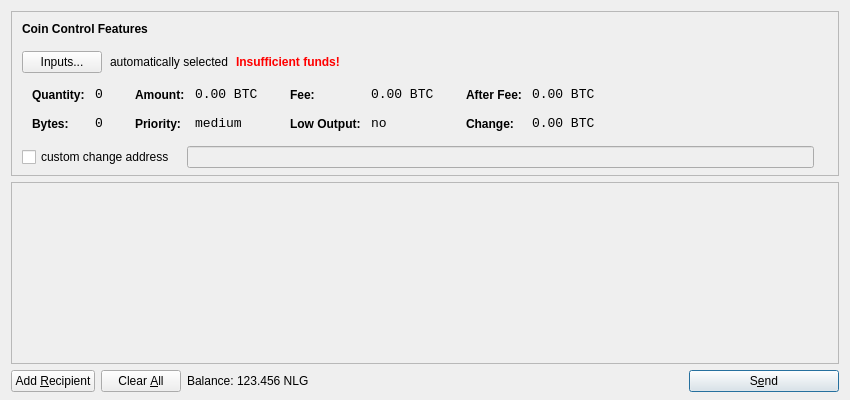
<?xml version="1.0" encoding="UTF-8"?>
<ui version="4.0">
 <class>SendCoinsDialog</class>
 <widget class="QDialog" name="SendCoinsDialog">
  <property name="geometry">
   <rect>
    <x>0</x>
    <y>0</y>
    <width>850</width>
    <height>400</height>
   </rect>
  </property>
  <property name="windowTitle">
   <string>Send Coins</string>
  </property>
  <layout class="QVBoxLayout" name="verticalLayout" stretch="0,1,0">
   <property name="bottomMargin">
    <number>8</number>
   </property>
   <item>
    <widget class="QFrame" name="frameCoinControl">
     <property name="sizePolicy">
      <sizepolicy hsizetype="Expanding" vsizetype="Expanding">
       <horstretch>0</horstretch>
       <verstretch>0</verstretch>
      </sizepolicy>
     </property>
     <property name="maximumSize">
      <size>
       <width>16777215</width>
       <height>16777215</height>
      </size>
     </property>
     <property name="frameShape">
      <enum>QFrame::StyledPanel</enum>
     </property>
     <property name="frameShadow">
      <enum>QFrame::Sunken</enum>
     </property>
     <layout class="QVBoxLayout" name="verticalLayoutCoinControl2">
      <property name="spacing">
       <number>-1</number>
      </property>
      <property name="leftMargin">
       <number>0</number>
      </property>
      <property name="topMargin">
       <number>0</number>
      </property>
      <property name="rightMargin">
       <number>0</number>
      </property>
      <property name="bottomMargin">
       <number>6</number>
      </property>
      <item>
       <layout class="QVBoxLayout" name="verticalLayoutCoinControl" stretch="0,0,0,0,1">
        <property name="spacing">
         <number>0</number>
        </property>
        <property name="leftMargin">
         <number>10</number>
        </property>
        <property name="topMargin">
         <number>10</number>
        </property>
        <item>
         <layout class="QHBoxLayout" name="horizontalLayoutCoinControl1">
          <property name="bottomMargin">
           <number>15</number>
          </property>
          <item>
           <widget class="QLabel" name="labelCoinControlFeatures">
            <property name="sizePolicy">
             <sizepolicy hsizetype="Preferred" vsizetype="Maximum">
              <horstretch>0</horstretch>
              <verstretch>0</verstretch>
             </sizepolicy>
            </property>
            <property name="font">
             <font>
              <weight>75</weight>
              <bold>true</bold>
             </font>
            </property>
            <property name="styleSheet">
             <string notr="true">font-weight:bold;</string>
            </property>
            <property name="text">
             <string>Coin Control Features</string>
            </property>
           </widget>
          </item>
         </layout>
        </item>
        <item>
         <layout class="QHBoxLayout" name="horizontalLayoutCoinControl2" stretch="0,0,0,0">
          <property name="spacing">
           <number>8</number>
          </property>
          <property name="bottomMargin">
           <number>10</number>
          </property>
          <item>
           <widget class="QPushButton" name="pushButtonCoinControl">
            <property name="styleSheet">
             <string notr="true"/>
            </property>
            <property name="text">
             <string>Inputs...</string>
            </property>
           </widget>
          </item>
          <item>
           <widget class="QLabel" name="labelCoinControlAutomaticallySelected">
            <property name="text">
             <string>automatically selected</string>
            </property>
            <property name="margin">
             <number>5</number>
            </property>
           </widget>
          </item>
          <item>
           <widget class="QLabel" name="labelCoinControlInsuffFunds">
            <property name="font">
             <font>
              <weight>75</weight>
              <bold>true</bold>
             </font>
            </property>
            <property name="styleSheet">
             <string notr="true">color:red;font-weight:bold;</string>
            </property>
            <property name="text">
             <string>Insufficient funds!</string>
            </property>
            <property name="margin">
             <number>5</number>
            </property>
           </widget>
          </item>
          <item>
           <spacer name="horizontalSpacerCoinControl">
            <property name="orientation">
             <enum>Qt::Horizontal</enum>
            </property>
            <property name="sizeHint" stdset="0">
             <size>
              <width>40</width>
              <height>1</height>
             </size>
            </property>
           </spacer>
          </item>
         </layout>
        </item>
        <item>
         <widget class="QWidget" name="widgetCoinControl" native="true">
          <property name="sizePolicy">
           <sizepolicy hsizetype="Preferred" vsizetype="Preferred">
            <horstretch>0</horstretch>
            <verstretch>0</verstretch>
           </sizepolicy>
          </property>
          <property name="minimumSize">
           <size>
            <width>0</width>
            <height>0</height>
           </size>
          </property>
          <property name="styleSheet">
           <string notr="true"/>
          </property>
          <layout class="QHBoxLayout" name="horizontalLayoutCoinControl5">
           <property name="margin">
            <number>0</number>
           </property>
           <item>
            <layout class="QHBoxLayout" name="horizontalLayoutCoinControl3" stretch="0,0,0,1">
             <property name="spacing">
              <number>20</number>
             </property>
             <property name="topMargin">
              <number>0</number>
             </property>
             <property name="bottomMargin">
              <number>10</number>
             </property>
             <item>
              <layout class="QFormLayout" name="formLayoutCoinControl1">
               <property name="horizontalSpacing">
                <number>10</number>
               </property>
               <property name="verticalSpacing">
                <number>14</number>
               </property>
               <property name="leftMargin">
                <number>10</number>
               </property>
               <property name="topMargin">
                <number>4</number>
               </property>
               <property name="rightMargin">
                <number>6</number>
               </property>
               <item row="0" column="0">
                <widget class="QLabel" name="labelCoinControlQuantityText">
                 <property name="styleSheet">
                  <string notr="true">font-weight:bold;</string>
                 </property>
                 <property name="text">
                  <string>Quantity:</string>
                 </property>
                 <property name="margin">
                  <number>0</number>
                 </property>
                </widget>
               </item>
               <item row="0" column="1">
                <widget class="QLabel" name="labelCoinControlQuantity">
                 <property name="font">
                  <font>
                   <family>Monospace</family>
                   <pointsize>10</pointsize>
                  </font>
                 </property>
                 <property name="cursor">
                  <cursorShape>IBeamCursor</cursorShape>
                 </property>
                 <property name="contextMenuPolicy">
                  <enum>Qt::ActionsContextMenu</enum>
                 </property>
                 <property name="text">
                  <string notr="true">0</string>
                 </property>
                 <property name="margin">
                  <number>0</number>
                 </property>
                 <property name="textInteractionFlags">
                  <set>Qt::LinksAccessibleByMouse|Qt::TextSelectableByKeyboard|Qt::TextSelectableByMouse</set>
                 </property>
                </widget>
               </item>
               <item row="1" column="0">
                <widget class="QLabel" name="labelCoinControlBytesText">
                 <property name="styleSheet">
                  <string notr="true">font-weight:bold;</string>
                 </property>
                 <property name="text">
                  <string>Bytes:</string>
                 </property>
                </widget>
               </item>
               <item row="1" column="1">
                <widget class="QLabel" name="labelCoinControlBytes">
                 <property name="font">
                  <font>
                   <family>Monospace</family>
                   <pointsize>10</pointsize>
                  </font>
                 </property>
                 <property name="cursor">
                  <cursorShape>IBeamCursor</cursorShape>
                 </property>
                 <property name="contextMenuPolicy">
                  <enum>Qt::ActionsContextMenu</enum>
                 </property>
                 <property name="text">
                  <string notr="true">0</string>
                 </property>
                 <property name="textInteractionFlags">
                  <set>Qt::LinksAccessibleByMouse|Qt::TextSelectableByKeyboard|Qt::TextSelectableByMouse</set>
                 </property>
                </widget>
               </item>
              </layout>
             </item>
             <item>
              <layout class="QFormLayout" name="formLayoutCoinControl2">
               <property name="horizontalSpacing">
                <number>10</number>
               </property>
               <property name="verticalSpacing">
                <number>14</number>
               </property>
               <property name="leftMargin">
                <number>6</number>
               </property>
               <property name="topMargin">
                <number>4</number>
               </property>
               <property name="rightMargin">
                <number>6</number>
               </property>
               <item row="0" column="0">
                <widget class="QLabel" name="labelCoinControlAmountText">
                 <property name="styleSheet">
                  <string notr="true">font-weight:bold;</string>
                 </property>
                 <property name="text">
                  <string>Amount:</string>
                 </property>
                 <property name="margin">
                  <number>0</number>
                 </property>
                </widget>
               </item>
               <item row="0" column="1">
                <widget class="QLabel" name="labelCoinControlAmount">
                 <property name="font">
                  <font>
                   <family>Monospace</family>
                   <pointsize>10</pointsize>
                  </font>
                 </property>
                 <property name="cursor">
                  <cursorShape>IBeamCursor</cursorShape>
                 </property>
                 <property name="contextMenuPolicy">
                  <enum>Qt::ActionsContextMenu</enum>
                 </property>
                 <property name="text">
                  <string notr="true">0.00 BTC</string>
                 </property>
                 <property name="textInteractionFlags">
                  <set>Qt::LinksAccessibleByMouse|Qt::TextSelectableByKeyboard|Qt::TextSelectableByMouse</set>
                 </property>
                </widget>
               </item>
               <item row="1" column="0">
                <widget class="QLabel" name="labelCoinControlPriorityText">
                 <property name="styleSheet">
                  <string notr="true">font-weight:bold;</string>
                 </property>
                 <property name="text">
                  <string>Priority:</string>
                 </property>
                </widget>
               </item>
               <item row="1" column="1">
                <widget class="QLabel" name="labelCoinControlPriority">
                 <property name="font">
                  <font>
                   <family>Monospace</family>
                   <pointsize>10</pointsize>
                  </font>
                 </property>
                 <property name="cursor">
                  <cursorShape>IBeamCursor</cursorShape>
                 </property>
                 <property name="contextMenuPolicy">
                  <enum>Qt::ActionsContextMenu</enum>
                 </property>
                 <property name="text">
                  <string>medium</string>
                 </property>
                 <property name="textInteractionFlags">
                  <set>Qt::LinksAccessibleByMouse|Qt::TextSelectableByKeyboard|Qt::TextSelectableByMouse</set>
                 </property>
                </widget>
               </item>
              </layout>
             </item>
             <item>
              <layout class="QFormLayout" name="formLayoutCoinControl3">
               <property name="horizontalSpacing">
                <number>10</number>
               </property>
               <property name="verticalSpacing">
                <number>14</number>
               </property>
               <property name="leftMargin">
                <number>6</number>
               </property>
               <property name="topMargin">
                <number>4</number>
               </property>
               <property name="rightMargin">
                <number>6</number>
               </property>
               <item row="0" column="0">
                <widget class="QLabel" name="labelCoinControlFeeText">
                 <property name="styleSheet">
                  <string notr="true">font-weight:bold;</string>
                 </property>
                 <property name="text">
                  <string>Fee:</string>
                 </property>
                 <property name="margin">
                  <number>0</number>
                 </property>
                </widget>
               </item>
               <item row="0" column="1">
                <widget class="QLabel" name="labelCoinControlFee">
                 <property name="font">
                  <font>
                   <family>Monospace</family>
                   <pointsize>10</pointsize>
                  </font>
                 </property>
                 <property name="cursor">
                  <cursorShape>IBeamCursor</cursorShape>
                 </property>
                 <property name="contextMenuPolicy">
                  <enum>Qt::ActionsContextMenu</enum>
                 </property>
                 <property name="text">
                  <string notr="true">0.00 BTC</string>
                 </property>
                 <property name="textInteractionFlags">
                  <set>Qt::LinksAccessibleByMouse|Qt::TextSelectableByKeyboard|Qt::TextSelectableByMouse</set>
                 </property>
                </widget>
               </item>
               <item row="1" column="0">
                <widget class="QLabel" name="labelCoinControlLowOutputText">
                 <property name="styleSheet">
                  <string notr="true">font-weight:bold;</string>
                 </property>
                 <property name="text">
                  <string>Low Output:</string>
                 </property>
                </widget>
               </item>
               <item row="1" column="1">
                <widget class="QLabel" name="labelCoinControlLowOutput">
                 <property name="font">
                  <font>
                   <family>Monospace</family>
                   <pointsize>10</pointsize>
                  </font>
                 </property>
                 <property name="cursor">
                  <cursorShape>IBeamCursor</cursorShape>
                 </property>
                 <property name="contextMenuPolicy">
                  <enum>Qt::ActionsContextMenu</enum>
                 </property>
                 <property name="text">
                  <string>no</string>
                 </property>
                 <property name="textInteractionFlags">
                  <set>Qt::LinksAccessibleByMouse|Qt::TextSelectableByKeyboard|Qt::TextSelectableByMouse</set>
                 </property>
                </widget>
               </item>
              </layout>
             </item>
             <item>
              <layout class="QFormLayout" name="formLayoutCoinControl4">
               <property name="horizontalSpacing">
                <number>10</number>
               </property>
               <property name="verticalSpacing">
                <number>14</number>
               </property>
               <property name="leftMargin">
                <number>6</number>
               </property>
               <property name="topMargin">
                <number>4</number>
               </property>
               <property name="rightMargin">
                <number>6</number>
               </property>
               <item row="0" column="0">
                <widget class="QLabel" name="labelCoinControlAfterFeeText">
                 <property name="styleSheet">
                  <string notr="true">font-weight:bold;</string>
                 </property>
                 <property name="text">
                  <string>After Fee:</string>
                 </property>
                 <property name="margin">
                  <number>0</number>
                 </property>
                </widget>
               </item>
               <item row="0" column="1">
                <widget class="QLabel" name="labelCoinControlAfterFee">
                 <property name="font">
                  <font>
                   <family>Monospace</family>
                   <pointsize>10</pointsize>
                  </font>
                 </property>
                 <property name="cursor">
                  <cursorShape>IBeamCursor</cursorShape>
                 </property>
                 <property name="contextMenuPolicy">
                  <enum>Qt::ActionsContextMenu</enum>
                 </property>
                 <property name="text">
                  <string notr="true">0.00 BTC</string>
                 </property>
                 <property name="textInteractionFlags">
                  <set>Qt::LinksAccessibleByMouse|Qt::TextSelectableByKeyboard|Qt::TextSelectableByMouse</set>
                 </property>
                </widget>
               </item>
               <item row="1" column="0">
                <widget class="QLabel" name="labelCoinControlChangeText">
                 <property name="styleSheet">
                  <string notr="true">font-weight:bold;</string>
                 </property>
                 <property name="text">
                  <string>Change:</string>
                 </property>
                </widget>
               </item>
               <item row="1" column="1">
                <widget class="QLabel" name="labelCoinControlChange">
                 <property name="font">
                  <font>
                   <family>Monospace</family>
                   <pointsize>10</pointsize>
                  </font>
                 </property>
                 <property name="cursor">
                  <cursorShape>IBeamCursor</cursorShape>
                 </property>
                 <property name="contextMenuPolicy">
                  <enum>Qt::ActionsContextMenu</enum>
                 </property>
                 <property name="text">
                  <string notr="true">0.00 BTC</string>
                 </property>
                 <property name="textInteractionFlags">
                  <set>Qt::LinksAccessibleByMouse|Qt::TextSelectableByKeyboard|Qt::TextSelectableByMouse</set>
                 </property>
                </widget>
               </item>
              </layout>
             </item>
            </layout>
           </item>
          </layout>
         </widget>
        </item>
        <item>
         <layout class="QHBoxLayout" name="horizontalLayoutCoinControl4" stretch="0,0,0">
          <property name="spacing">
           <number>12</number>
          </property>
          <property name="sizeConstraint">
           <enum>QLayout::SetDefaultConstraint</enum>
          </property>
          <property name="topMargin">
           <number>5</number>
          </property>
          <property name="rightMargin">
           <number>5</number>
          </property>
          <item>
           <widget class="QCheckBox" name="checkBoxCoinControlChange">
            <property name="text">
             <string>custom change address</string>
            </property>
           </widget>
          </item>
          <item>
           <widget class="QLineEdit" name="lineEditCoinControlChange">
            <property name="enabled">
             <bool>false</bool>
            </property>
            <property name="sizePolicy">
             <sizepolicy hsizetype="Expanding" vsizetype="Fixed">
              <horstretch>0</horstretch>
              <verstretch>0</verstretch>
             </sizepolicy>
            </property>
           </widget>
          </item>
          <item>
           <widget class="QLabel" name="labelCoinControlChangeLabel">
            <property name="sizePolicy">
             <sizepolicy hsizetype="Preferred" vsizetype="Expanding">
              <horstretch>0</horstretch>
              <verstretch>0</verstretch>
             </sizepolicy>
            </property>
            <property name="minimumSize">
             <size>
              <width>0</width>
              <height>0</height>
             </size>
            </property>
            <property name="text">
             <string/>
            </property>
            <property name="margin">
             <number>3</number>
            </property>
           </widget>
          </item>
         </layout>
        </item>
        <item>
         <spacer name="verticalSpacerCoinControl">
          <property name="orientation">
           <enum>Qt::Vertical</enum>
          </property>
          <property name="sizeHint" stdset="0">
           <size>
            <width>800</width>
            <height>1</height>
           </size>
          </property>
         </spacer>
        </item>
       </layout>
      </item>
     </layout>
    </widget>
   </item>
   <item>
    <widget class="QScrollArea" name="scrollArea">
     <property name="widgetResizable">
      <bool>true</bool>
     </property>
     <widget class="QWidget" name="scrollAreaWidgetContents">
      <property name="geometry">
       <rect>
        <x>0</x>
        <y>0</y>
        <width>830</width>
        <height>165</height>
       </rect>
      </property>
      <layout class="QVBoxLayout" name="verticalLayout_2">
       <property name="margin">
        <number>0</number>
       </property>
       <item>
        <layout class="QVBoxLayout" name="entries">
         <property name="spacing">
          <number>6</number>
         </property>
        </layout>
       </item>
       <item>
        <spacer name="verticalSpacer">
         <property name="orientation">
          <enum>Qt::Vertical</enum>
         </property>
         <property name="sizeHint" stdset="0">
          <size>
           <width>20</width>
           <height>40</height>
          </size>
         </property>
        </spacer>
       </item>
      </layout>
     </widget>
    </widget>
   </item>
   <item>
    <layout class="QHBoxLayout" name="horizontalLayout">
     <item>
      <widget class="QPushButton" name="addButton">
       <property name="toolTip">
        <string>Send to multiple recipients at once</string>
       </property>
       <property name="text">
        <string>Add &amp;Recipient</string>
       </property>
       <property name="icon">
        <iconset resource="../bitcoin.qrc">
         <normaloff>:/icons/add</normaloff>:/icons/add</iconset>
       </property>
       <property name="autoDefault">
        <bool>false</bool>
       </property>
      </widget>
     </item>
     <item>
      <widget class="QPushButton" name="clearButton">
       <property name="sizePolicy">
        <sizepolicy hsizetype="Minimum" vsizetype="Fixed">
         <horstretch>0</horstretch>
         <verstretch>0</verstretch>
        </sizepolicy>
       </property>
       <property name="toolTip">
        <string>Remove all transaction fields</string>
       </property>
       <property name="text">
        <string>Clear &amp;All</string>
       </property>
       <property name="icon">
        <iconset resource="../bitcoin.qrc">
         <normaloff>:/icons/remove</normaloff>:/icons/remove</iconset>
       </property>
       <property name="autoRepeatDelay">
        <number>300</number>
       </property>
       <property name="autoDefault">
        <bool>false</bool>
       </property>
      </widget>
     </item>
     <item>
      <layout class="QHBoxLayout" name="horizontalLayout_2">
       <property name="spacing">
        <number>3</number>
       </property>
       <item>
        <widget class="QLabel" name="label">
         <property name="text">
          <string>Balance:</string>
         </property>
        </widget>
       </item>
       <item>
        <widget class="QLabel" name="labelBalance">
         <property name="cursor">
          <cursorShape>IBeamCursor</cursorShape>
         </property>
         <property name="text">
          <string>123.456 NLG</string>
         </property>
         <property name="textInteractionFlags">
          <set>Qt::LinksAccessibleByMouse|Qt::TextSelectableByKeyboard|Qt::TextSelectableByMouse</set>
         </property>
        </widget>
       </item>
      </layout>
     </item>
     <item>
      <spacer name="horizontalSpacer">
       <property name="orientation">
        <enum>Qt::Horizontal</enum>
       </property>
       <property name="sizeHint" stdset="0">
        <size>
         <width>40</width>
         <height>20</height>
        </size>
       </property>
      </spacer>
     </item>
     <item>
      <widget class="QPushButton" name="sendButton">
       <property name="minimumSize">
        <size>
         <width>150</width>
         <height>0</height>
        </size>
       </property>
       <property name="toolTip">
        <string>Confirm the send action</string>
       </property>
       <property name="text">
        <string>S&amp;end</string>
       </property>
       <property name="icon">
        <iconset resource="../bitcoin.qrc">
         <normaloff>:/icons/send</normaloff>:/icons/send</iconset>
       </property>
       <property name="default">
        <bool>true</bool>
       </property>
      </widget>
     </item>
    </layout>
   </item>
  </layout>
 </widget>
 <resources>
  <include location="../bitcoin.qrc"/>
 </resources>
 <connections/>
</ui>
